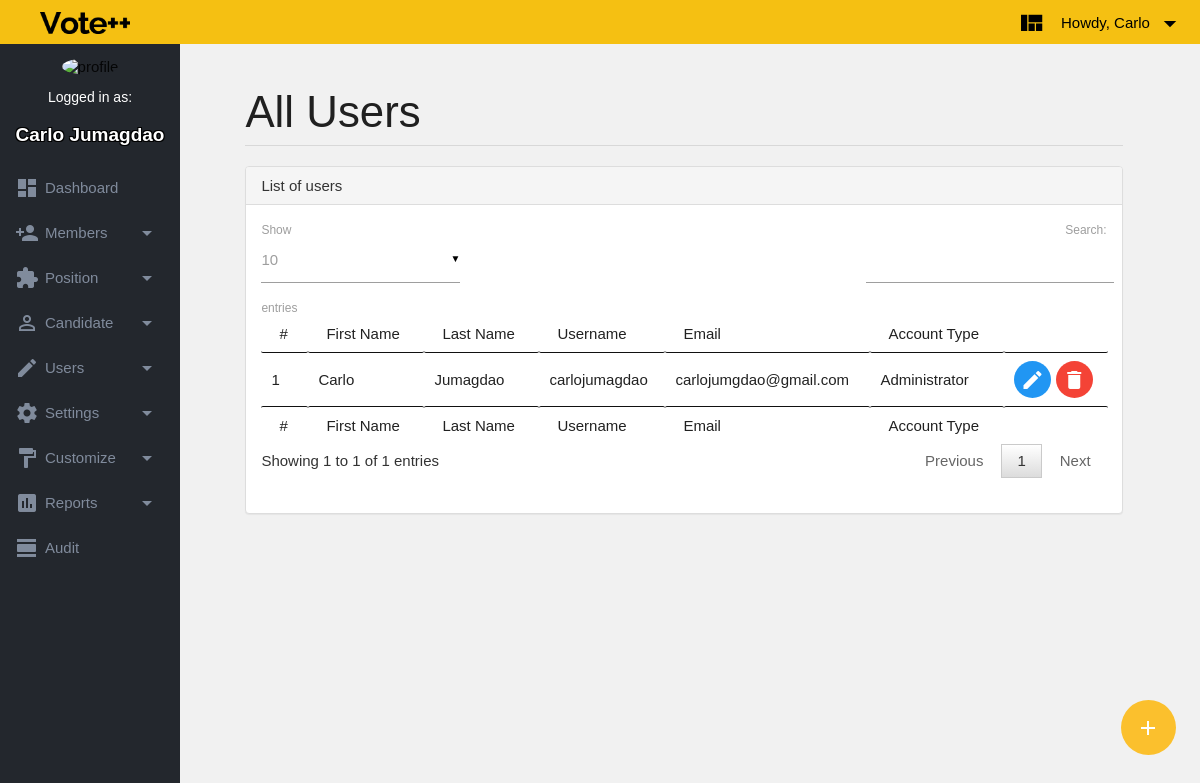
The app's page /pages/user.php (signed in), older data.
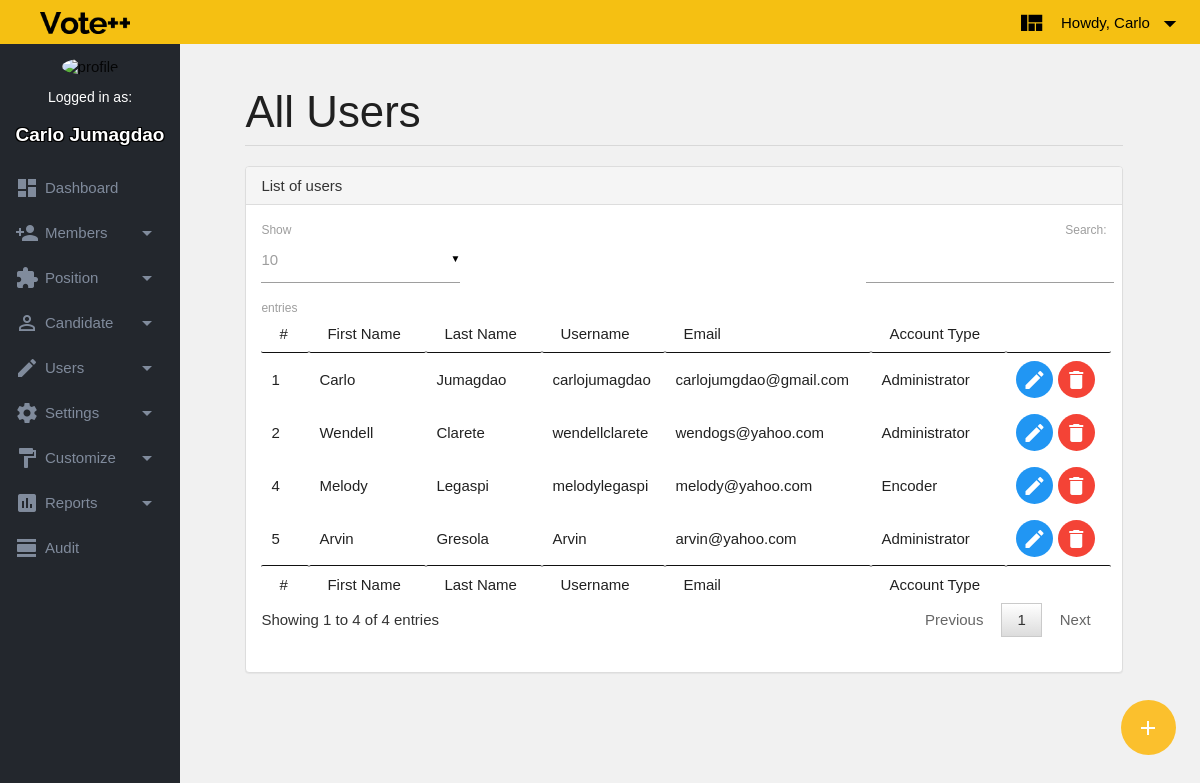
The same page, newer data.
### tables this page shows
CREATE TABLE `tblUser` (
  `intUserId` int(11) NOT NULL AUTO_INCREMENT,
  `strUsername` varchar(45) NOT NULL,
  `strPassword` varchar(45) NOT NULL,
  `strUserEmail` varchar(45) DEFAULT NULL,
  `strUserFname` varchar(45) DEFAULT NULL,
  `strUserLname` varchar(45) DEFAULT NULL,
  `strAccountType` varchar(45) NOT NULL,
  `blDelete` tinyint(1) NOT NULL DEFAULT '0',
  `txtPicPath` tinytext,
  PRIMARY KEY (`intUserId`),
  UNIQUE KEY `strUsername_UNIQUE` (`strUsername`),
  UNIQUE KEY `strUserEmail_UNIQUE` (`strUserEmail`)
);

### pages/user.tmpl.php (the view, shortened to what the changed rows need)
<html>
<head>
<link href="../assets/css/prism.css" type="text/css" rel="stylesheet" media="screen,projection"
<link href="../assets/css/cdn-datatable/jquery.dataTables.min.css" type="text/css" rel="stylesheet" media="screen,projection">
<link href="../assets/plugins/jquery.dataTables.min.css" type="text/css" rel="stylesheet" media="screen,projection">
<link href="../assets/css/chartist.min.css" type="text/css" rel="stylesheet" media="screen,projection">
</head>
<body>
    <div id="content">
        <div class="container">
            <div class="row">
                <div class="col s12">
                    <div class="panel panel-default">
                        <div class="panel-body">
                            <div class="row">
                                <div class="col s12">
                                    <table id="data-table-simple" class="member-table" cellspacing="0" role="grid" aria-describedby="data-table-simple_info">
                                        <thead>
                                            <tr>
                                                <td>#</td>
                                                <td>First Name</td>
                                                <td>Last Name</td>
                                                <td>Username</td>
                                                <td>Email</td>
                                                <td>Account Type</td>
                                                <td></td>
                                            </tr>
                                        </thead>
                                        <tfoot>
                                        </tfoot>
                                        <tbody>
                                            <?php
                                                foreach ($qrUserRows as $strUserRow) {
                                                    echo "<tr>";
                                                    $intUserID = $strUserRow['intUserId'];
                                                    $strUserFname = $strUserRow['strUserFname'];
                                                    $strUserLname =$strUserRow['strUserLname'];
                                                    $strUsername =$strUserRow['strUsername'];
                                                    $strUserEmail =$strUserRow['strUserEmail'];
                                                    $strAccountType = $strUserRow['strAccountType'];
                                                    echo "<td class = 'code'>$intUserID</td>";
                                                    echo "<td>$strUserFname</td>";
                                                    echo "<td>$strUserLname</td>";
                                                    echo "<td>$strUsername</td>";
                                                    echo "<td>$strUserEmail</td>";
                                                    echo "<td>$strAccountType</td>";
                                                    ?>
                                                    <td>
                                                    <button type="button" class="btn-floating tooltipped btn-small waves-effect waves-light blue view" onclick="rowFunction()" data-position="top" data-tooltip="Edit"><i class="small mdi-content-create"></i></button>
                                                    <a href="#modal2" class="btn-floating tooltipped btn-small waves-effect waves-light red btn modal-trigger delete-rec" data-position="right" data-tooltip="Delete"><i class="small mdi-action-delete" ></i></a>
                                                </td>
                                                <?php
                                                    echo "</tr>";
                                                }
                                            ?>
                                        </tbody>
                                    </table>
                                </div>
                            </div>
                        </div>
                    </div>
                </div>
            </div>
        </div>
    </div>
</body>
</html>

Row changes from the older to the newer data that the page shows:
added tbluser: intUserId "2", strUserFname "Wendell", strUserLname "Clarete", strUsername "wendellclarete", strUserEmail "wendogs@yahoo.com", strAccountType "Administrator"
added tbluser: intUserId "4", strUserFname "Melody", strUserLname "Legaspi", strUsername "melodylegaspi", strUserEmail "melody@yahoo.com", strAccountType "Encoder"
added tbluser: intUserId "5", strUserFname "Arvin", strUserLname "Gresola", strUsername "Arvin", strUserEmail "arvin@yahoo.com", strAccountType "Administrator"
Text that changed along with them:
text written by a page script: "Show ▼ entries Search: Showing 1 to 1 of 1 entries Previous 1 Next" → "Show ▼ entries Search: Showing 1 to 4 of 4 entries Previous 1 Next"
